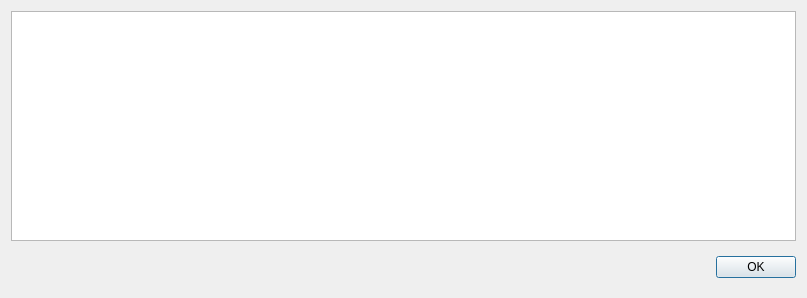
<?xml version="1.0" encoding="UTF-8"?>
<ui version="4.0">
 <class>ProcedurePrintSelectDialog</class>
 <widget class="QDialog" name="ProcedurePrintSelectDialog">
  <property name="windowModality">
   <enum>Qt::WindowModality::NonModal</enum>
  </property>
  <property name="geometry">
   <rect>
    <x>0</x>
    <y>0</y>
    <width>807</width>
    <height>298</height>
   </rect>
  </property>
  <property name="minimumSize">
   <size>
    <width>0</width>
    <height>0</height>
   </size>
  </property>
  <property name="maximumSize">
   <size>
    <width>16777215</width>
    <height>16777215</height>
   </size>
  </property>
  <property name="windowTitle">
   <string>ProcedurePrintSelectDialog</string>
  </property>
  <layout class="QVBoxLayout" name="verticalLayout_3">
   <item>
    <widget class="QTableView" name="tableView"/>
   </item>
   <item>
    <layout class="QHBoxLayout" name="horizontalLayout_2">
     <item>
      <spacer name="horizontalSpacer">
       <property name="orientation">
        <enum>Qt::Orientation::Horizontal</enum>
       </property>
       <property name="sizeHint" stdset="0">
        <size>
         <width>20</width>
         <height>40</height>
        </size>
       </property>
      </spacer>
     </item>
     <item>
      <widget class="QPushButton" name="okButton">
       <property name="text">
        <string>OK</string>
       </property>
       <property name="default">
        <bool>true</bool>
       </property>
      </widget>
     </item>
    </layout>
   </item>
  </layout>
 </widget>
 <layoutdefault spacing="6" margin="11"/>
 <resources/>
 <connections/>
</ui>
